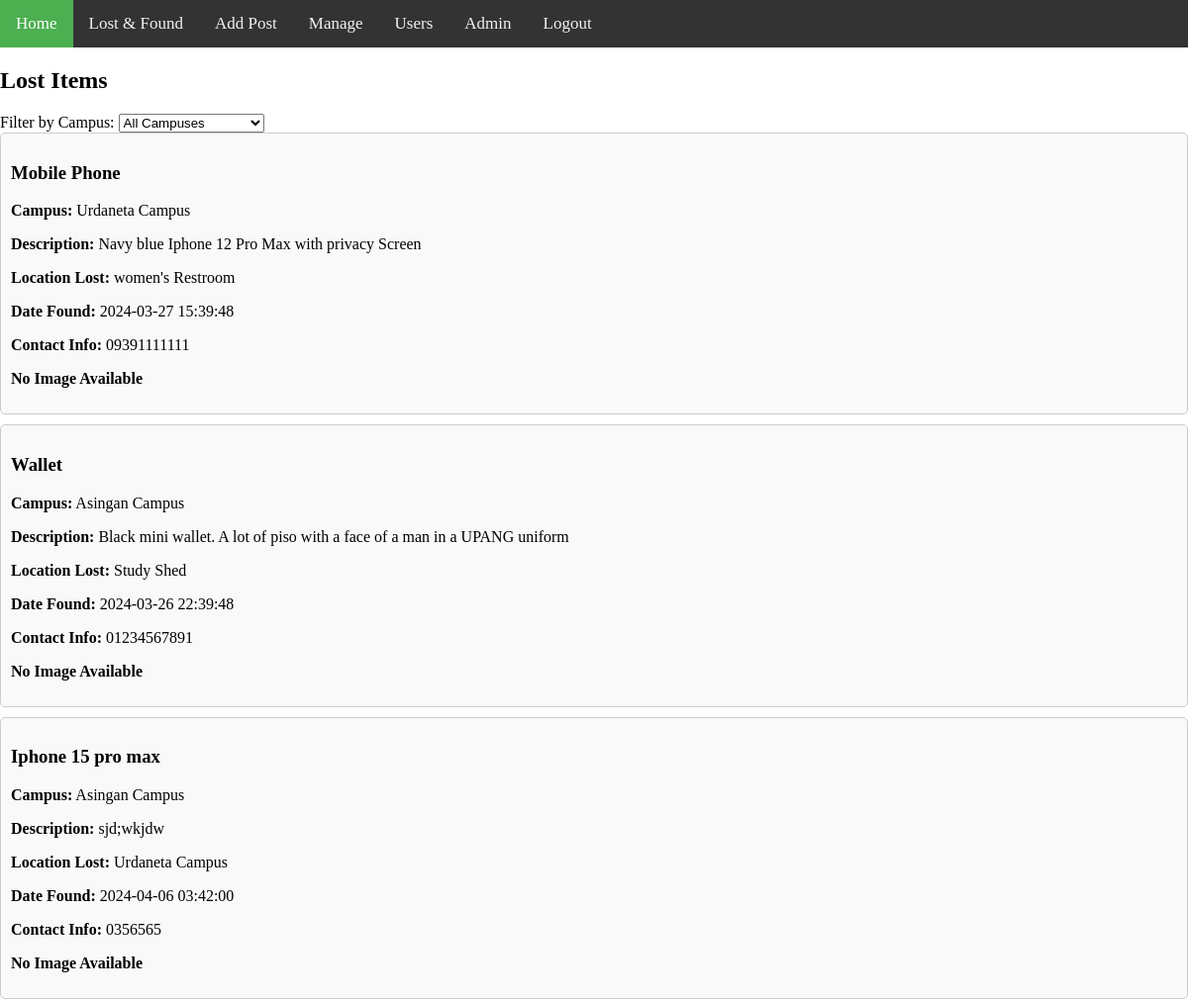
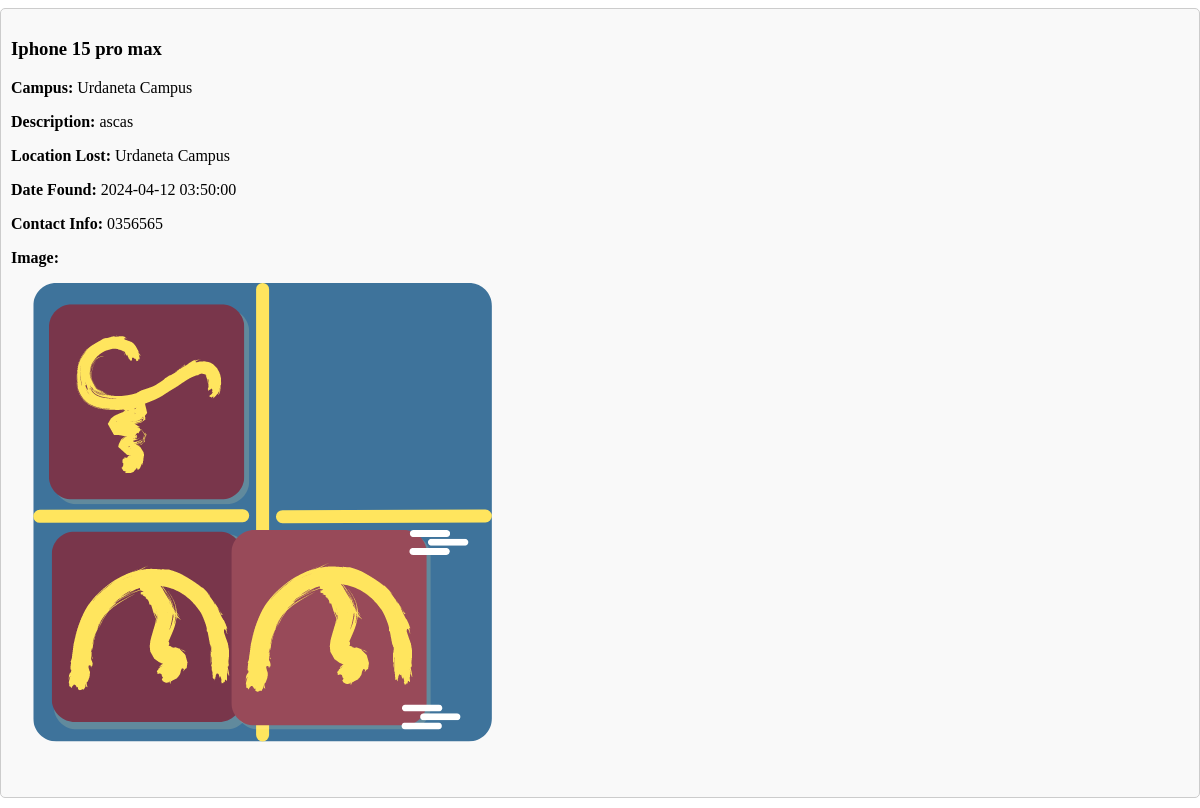
Page /superadminpage/superadminBoard.php on the committed database (2 pictures, top to bottom).
### tables this page shows
CREATE TABLE `lostitems` (
  `itemID` int(11) NOT NULL,
  `ItemName` varchar(255) NOT NULL,
  `campusID` varchar(255) NOT NULL,
  `description` varchar(255) NOT NULL,
  `locationLost` varchar(255) NOT NULL,
  `dateFound` datetime NOT NULL,
  `contactInfo` varchar(255) NOT NULL,
  `image` varchar(255) NOT NULL,
  `claimed` tinyint(1) NOT NULL DEFAULT 0
);

CREATE TABLE `campus` (
  `campusID` varchar(255) NOT NULL,
  `campusName` varchar(255) NOT NULL
);

### superadminpage/superadminBoard.php (the view, shortened to what this page needs)
<?php
require("../login/config.php");
$query = "SELECT lostitems.*, campus.campusName
          FROM lostitems
          INNER JOIN campus ON lostitems.campusID = campus.campusID";
$result = mysqli_query($conn, $query);
if (mysqli_num_rows($result) > 0) {
    ?>
    <!DOCTYPE html>
    <html lang="en">
    <head>
    </head>
    <body>
    <div class="topnav" id="myTopnav">
    <a href="../adminpages/adminBoard.php" class="active"><i class="fa fa-fw fa-home"></i>Home</a>
    <a href="../adminpages/adminpost.php"><i class="fas fa-fw fa-user"></i>Lost & Found</a>
    <a href="../adminpages/add_lost_item.php"><i class="fa-solid fa-utensils"></i>Add Post</a>
    <a href="../adminpages/manageitems.php"><i class="fa-solid fa-utensils"></i>Manage</a>
    <a href="../adminpages/usersAdmin.php"><i class="fa-solid fa-utensils"></i>Users</a>
    <a href="admin_list.php"><i class="fa-solid fa-utensils"></i>Admin</a>
    <a href="../login/logout.php"><i class="fas fa-fw fa-sign-out"></i>Logout</a>
</div>
        <h2>Lost Items</h2>
        <div>
            <label for="campusFilter">Filter by Campus:</label>
            <select id="campusFilter">
                <option value="">All Campuses</option>
            </select>
        </div>
        <div class="container">
            <?php
            while ($row = mysqli_fetch_assoc($result)) {
                ?>
                <div class="card">
                    <h3><?php echo htmlspecialchars($row['ItemName']); ?></h3>
                    <p><strong>Campus:</strong> <?php echo htmlspecialchars($row['campusName']); ?></p>
                    <p><strong>Description:</strong> <?php echo htmlspecialchars($row['description']); ?></p>
                    <p><strong>Location Lost:</strong> <?php echo htmlspecialchars($row['locationLost']); ?></p>
                    <p><strong>Date Found:</strong> <?php echo htmlspecialchars($row['dateFound']); ?></p>
                    <p><strong>Contact Info:</strong> <?php echo htmlspecialchars($row['contactInfo']); ?></p>
                    <?php
                        $imagePath = '../uploads/' . $row['image'];
                        if (!empty($row['image']) && file_exists($imagePath)) {
                            echo '<p><strong>Image:</strong><br><img src="' . htmlspecialchars($imagePath) . '" alt="Item Image"></p>';
                        } else {
                            echo '<p><strong>No Image Available</strong></p>';
                        }
                    ?>
                </div>
                <?php
            }
            ?>
        </div>
    </body>
    </html>
    <?php
} else {
    echo "No lost items found";
}
?>

### superadminpage/superadminBoard.php (style rules this page uses)
.card { border: 1px solid #ccc; border-radius: 5px; padding: 10px; margin-bottom: 10px; background-color: #f9f9f9; }
.card img { max-width: 100%; height: auto; }
body { margin: 0; padding: 0; }
.topnav { background-color: #333; overflow: hidden; }
.topnav a { float: left; color: #f2f2f2; text-align: center; padding: 14px 16px; text-decoration: none; font-size: 17px; }
.topnav a.active { background-color: #4CAF50; color: white; }

### rows in the picture
lostitems: ItemName "Mobile Phone", campusID.campusName "Urdaneta Campus", description "Navy blue Iphone 12 Pro Max with privacy Screen", locationLost "women's Restroom", dateFound "2024-03-27 15:39:48", contactInfo "09391111111", image "No Image Available"
lostitems: ItemName "Wallet", campusID.campusName "Asingan Campus", description "Black mini wallet. A lot of piso with a face of a man in a UPANG uniform", locationLost "Study Shed", dateFound "2024-03-26 22:39:48", contactInfo "01234567891", image "No Image Available"
lostitems: ItemName "Iphone 15 pro max", campusID.campusName "Asingan Campus", description "sjd;wkjdw", locationLost "Urdaneta Campus", dateFound "2024-04-06 03:42:00", contactInfo "0356565", image "No Image Available"
lostitems: ItemName "Iphone 15 pro max", campusID.campusName "Urdaneta Campus", description "ascas", locationLost "Urdaneta Campus", dateFound "2024-04-12 03:50:00", contactInfo "0356565", image (picture)
